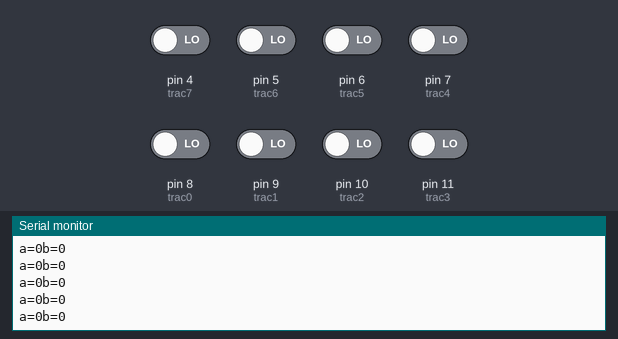
Bench run of a sketch on a simulated Arduino Uno, built with avr-gcc and run on an emulated ATmega328P. On the bench: the last lines printed to the serial monitor. Inputs (shaded band) come from the test bench; at power-on: pin 4 (trac7), pin 5 (trac6), pin 6 (trac5), pin 7 (trac4), pin 8 (trac0), pin 9 (trac1), pin 10 (trac2), pin 11 (trac3) LOW.

Above: at 1.2 s.
1.3 s: pin 4 (trac7) driven HIGH
At 1.9 s:
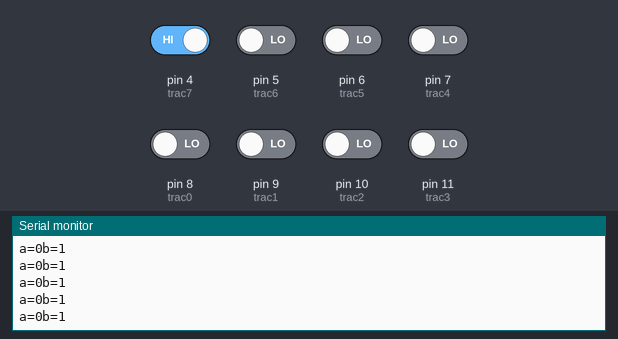
2.8 s: pin 5 (trac6) driven HIGH
At 3.9 s:
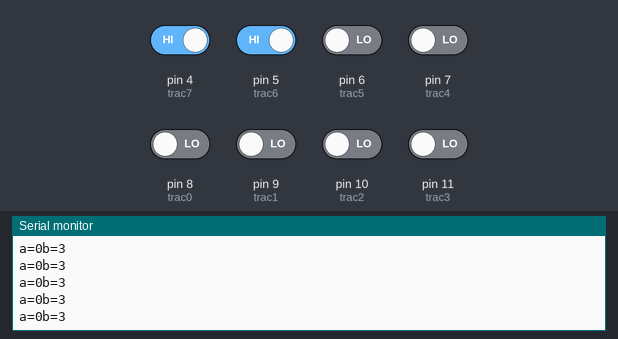
4.3 s: pin 7 (trac4) driven HIGH
At 5.1 s:
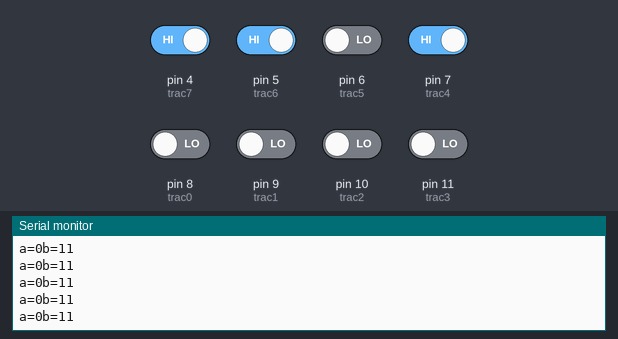
7.3 s: pin 6 (trac5) driven HIGH
At 8.2 s:
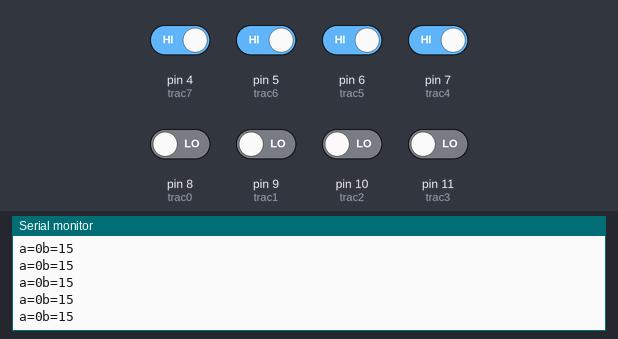
8.8 s: pin 7 (trac4) driven LOW
At 9.8 s:
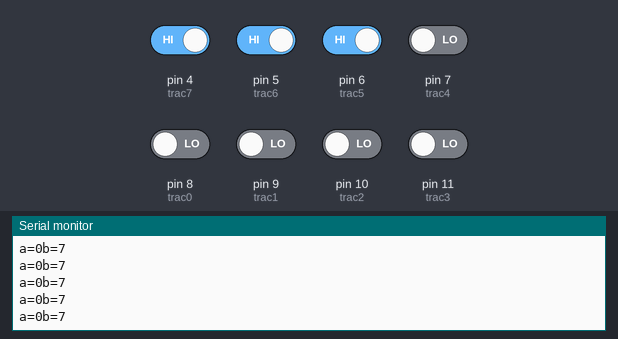
11.8 s: pin 8 (trac0) driven HIGH
At 12.6 s:
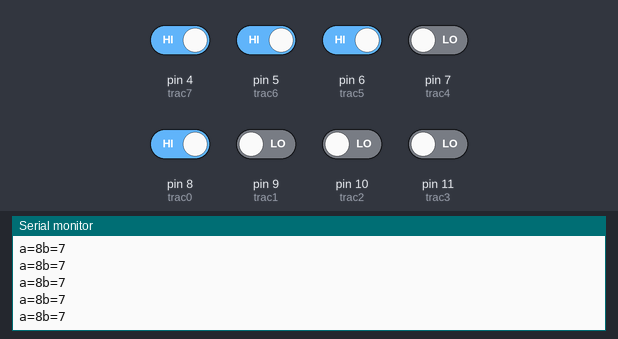
Timing chart, 0 to 14.3 s (numbered marks = the images above; inputs shaded):
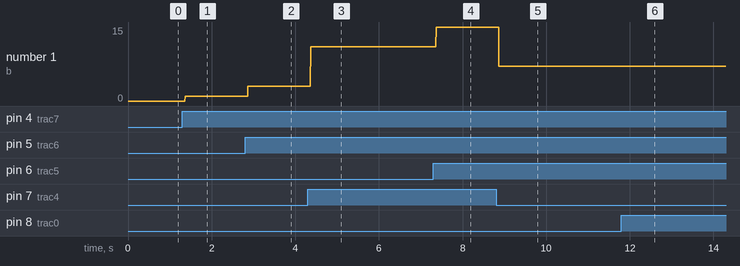

The sketch:

test_IS.ino
```cpp
   /**************************
 * 0000 0 stop
 * 0001 1 right1
 * 0010 2 right3
 * 0011 3 right2
 * 0100 4 left3
 * 0110 6 FORWARD
 * 0111 7 flag2
 * 1000 8 left1
 * 1100 12  left2
 * 1111 15  flag1
 ********/
    int trac0 = 8; //从车头方向的最左边开始排序
    int trac1 = 9;
    int trac2 = 10;
    int trac3 = 11;
    int trac4 = 7; //车右前后排序
    int trac5 = 6;
    int trac6 = 5;
    int trac7 = 4;
void setup() {
    Serial.begin(9600);
    pinMode(trac0, INPUT);
    pinMode(trac1, INPUT);
    pinMode(trac2, INPUT);
    pinMode(trac3, INPUT);
    pinMode(trac4, INPUT);
    pinMode(trac5, INPUT);
    pinMode(trac6, INPUT);
    pinMode(trac7, INPUT);
}
void loop()
{
    int a=get_IS1();
    Serial.print("a=");
    Serial.print(a);
     int b=get_IS2();
    Serial.print("b=");
    Serial.print(b);
    Serial.print("\n");

}
int get_IS1()
{
	int IS_value = 0,s1 = 0,s2 = 0,s3 = 0,s4 = 0;

	s1 = digitalRead(trac0);
	s2 = digitalRead(trac1);
	s3 = digitalRead(trac2);
	s4 = digitalRead(trac3);

	IS_value = (s1 << 3) + (s2 << 2) + (s3 << 1) + s4;


	return IS_value;
}
int get_IS2()
{
	int IS_value = 0,s1 = 0,s2 = 0,s3 = 0,s4 = 0;

	s1 = digitalRead(trac4);
	s2 = digitalRead(trac5);
	s3 = digitalRead(trac6);
	s4 = digitalRead(trac7);

	IS_value = (s1 << 3) + (s2 << 2) + (s3 << 1) + s4;


	return IS_value;
}
```

Measured:
- after the input at 1.3 s, the serial monitor: prints a new line after 0.07 s (image 1)
- after the input at 2.8 s, the serial monitor: prints a new line after 0.07 s (image 2)
- after the input at 4.3 s, the serial monitor: prints a new line after 0.07 s (image 3)
- after the input at 7.3 s, the serial monitor: prints a new line after 0.07 s (image 4)
- after the input at 8.8 s, the serial monitor: prints a new line after 0.07 s (image 5)
- after the input at 11.8 s, the serial monitor: prints a new line after 0.07 s (image 6)
- plotted number 1: 0 → 1 after the input at 1.3 s, 1 → 3 after the input at 2.8 s, 3 → 11 after the input at 4.3 s, 11 → 15 after the input at 7.3 s, 15 → 7 after the input at 8.8 s
